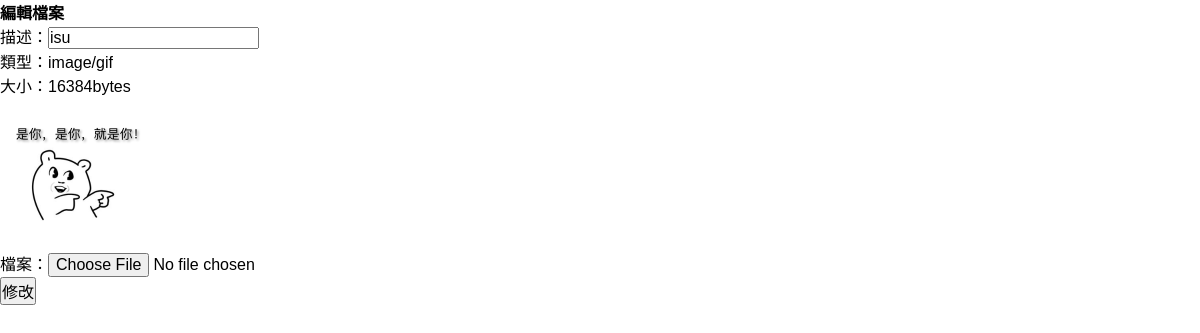
Page /edit_form.php?id=51 on the committed database.
### tables this page shows
CREATE TABLE `upload` (
  `id` int(10) UNSIGNED NOT NULL,
  `file_name` varchar(36) NOT NULL,
  `size` int(10) UNSIGNED DEFAULT NULL,
  `type` varchar(64) DEFAULT NULL,
  `upload_time` timestamp NOT NULL DEFAULT current_timestamp(),
  `update_time` timestamp NOT NULL DEFAULT current_timestamp() ON UPDATE current_timestamp(),
  `description` text NOT NULL
);

### api/base.php (called while the page is built, shortened)
<?php
$dsn="mysql:host=localhost;charset=utf8;dbname=file";
$pdo=new PDO($dsn,'root','');
function find($table,$id){
    global $pdo;
    $sql="select * from `$table` ";
    if(is_array($id)){
        foreach($id as $key => $value){
            $tmp[]="`$key`='$value'";
        }
        $sql = $sql . " where " . join(" && ",$tmp);
    }else{
        $sql=$sql . " where `id`='$id'";
    }
    return $pdo->query($sql)->fetch(PDO::FETCH_ASSOC);
}
function is_image($type){
    switch($type){
        case "image/jpeg":
        case "image/gif":
        case "image/png":
            return true;
        break;
    }
}
?>

### edit_form.php (the view, shortened to what this page needs)
<?php
include_once "./api/base.php";
$file=find('upload',$_GET['id']);
?>
<!DOCTYPE html>
<html lang="en">
<head>
    <link rel="stylesheet" href="style.css">
</head>
<body>
<h2>編輯檔案</h2>
<form action="./api/edit.php" method="post" enctype="multipart/form-data">
    <ul>
        <li>描述：<input type="text" name="description" value="<?=$file['description'];?>"></li>
        <li>類型：<?=$file['type'];?></li>
        <li>大小：<?=$file['size'];?>bytes</li>
        <li>
        <?php
            if(is_image($file['type'])){
                echo "<img src='./upload/{$file['file_name']}' style='width:150px'>";
            }else{
                $icon=dummy_icon($file['type']);
                echo "<img src='./material/{$icon}' style='width:80px'>";
            }
        ?>
        </li>
        <li>檔案：<input type="file" name="file_name"></li>
        <li><input type="submit" value="修改"></li>
    </ul>
</form>
</body>
</html>

### style.css (style rules this page uses)
* { font-family: "微軟正黑體",Arial, Helvetica, sans-serif; font-size:16px; padding:0; margin:0; list-style-type: none; box-sizing: border-box; text-decoration: none; }

### rows in the picture
upload: description "isu", type "image/gif", size "16384", file_name (picture)
